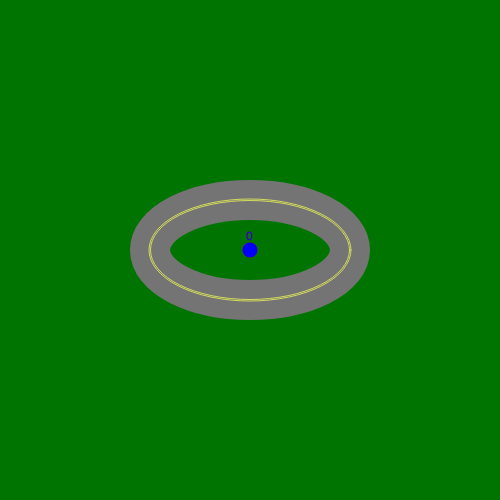
Frame 1 (no input)
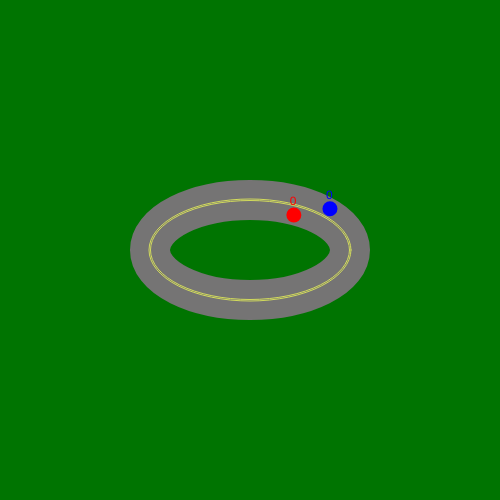
Frame 60 (no input)
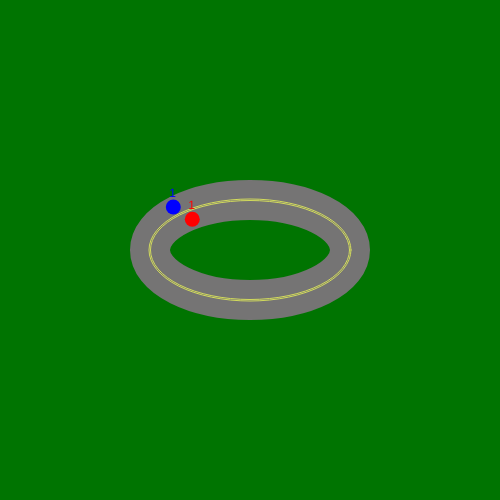
Frame 120 (the mouse pressed at the canvas centre since frame 60)

The p5.js sketch that drew these frames (run headless with seeded random() and noise() and a simulated clock; from frame 60 on, the mouse is pressed at the canvas centre):

// p5.js sketch
// ── sketch.js
const width = 500;
const height = 500;

cars = [];
function setup() {
  createCanvas(width, height);
  frameRate(60);

  noStroke();
  angleMode(DEGREES);

  let car1 = new Car(width/2, 40, [255,0,0], 90, 40, 0.0);
  let car2 = new Car(width/2, 60, [0,0,255], 110, 60, 100);

  cars.push(car1);
  cars.push(car2);
}

function draw() {
  // set delta time
  const dT = deltaTime/1000;

  background(0,116,1,255);
  drawRoad();

  for (const car of cars){
    car.show();
    car.update(dT);
  }
}

class Car {
  constructor(px, py, colour, t1, t2, xoff) {
    this.px = px;
    this.py = py;
    this.colour = colour;
    this.t1 = t1;
    this.t2 = t2;
    this.xoff = xoff;
    this.cx = 0;
    this.cy = 0;
    this.speed = 0;
    this.round = 0;
    this.ifPassTheLine = true;
  }

  show() {
    push();
    fill(this.colour);
    noStroke();
    translate(width/2, height/2);
    circle(this.cx, this.cy, 15);
    text(this.round, this.cx-4, this.cy-10);
    pop();
  }

  update(dT) {
    this.xoff += 0.03;

    this.cx = cos(this.speed) * this.t1;
    this.cy = -sin(this.speed) * this.t2;
    if (this.speed >= 360)
      this.speed = 0;
    this.speed += noise(this.xoff) * 150 * dT; // (pixels/s)/s

    if (this.ifPassTheLine == true && this.speed >= 90 && this.speed <= 93) {
      this.round ++;
      this.ifPassTheLine = false;
    }
    else if (this.speed >= 180 && this.speed <= 183) {
      this.ifPassTheLine = true;
    }
  }
}

function drawRoad() {
  strokeWeight(40);
  stroke(117,116,116,255);
  fill(0,0,0,0);
  ellipse(width/2 , height/2, 200, 100);
  strokeWeight(1);
  stroke(211,220,92,255);
  fill(0,0,0,0);
  ellipse(width/2 , height/2, 202, 102);
  stroke(211,220,92,255);
  fill(0,0,0,0);
  ellipse(width/2 , height/2, 199, 99);
}
